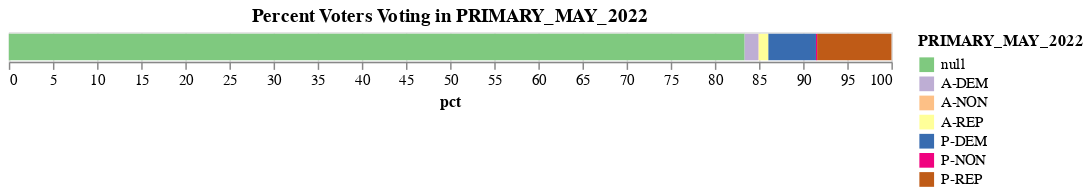

This figure's notebook cell:
### Code cell
# What percentage of registered voters voted in the 2022 Primary Election?

alt.Chart(result_df).mark_bar().encode(
    x=alt.X('pct', ),
    # y=alt.Y('party_code', sort='-x'),
    tooltip=['PRIMARY_MAY_2022', 'pct',],
    color=alt.Color(
        'PRIMARY_MAY_2022',
        scale=alt.Scale(
            # https://vega.github.io/vega/docs/schemes/
            scheme='accent'
        )
    )
).properties(
    title='Percent Voters Voting in PRIMARY_MAY_2022',
    width=600,
    # height=300
).configure_title(
    # fontSize=20,
    anchor='middle',
)

### Figure 1 — Vega-Lite specification as saved in the notebook (floating-point values rounded to 4 significant figures)
{"config": {"view": {"continuousWidth": 400, "continuousHeight": 300}, "title": {"anchor": "middle"}}, "data": {"name": "data-3a7f01976222003b8d4e4eef2257ef17"}, "mark": "bar", "encoding": {"color": {"field": "PRIMARY_MAY_2022", "scale": {"scheme": "accent"}, "type": "nominal"}, "tooltip": [{"field": "PRIMARY_MAY_2022", "type": "nominal"}, {"field": "pct", "type": "quantitative"}], "x": {"field": "pct", "type": "quantitative"}}, "title": "Percent Voters Voting in PRIMARY_MAY_2022", "width": 600, "$schema": "https://vega.github.io/schema/vega-lite/v4.17.0.json", "datasets": {"data-3a7f01976222003b8d4e4eef2257ef17": [{"PRIMARY_MAY_2022": null, "pct": 83.37}, {"PRIMARY_MAY_2022": "P-DEM", "pct": 5.41}, {"PRIMARY_MAY_2022": "P-REP", "pct": 8.42}, {"PRIMARY_MAY_2022": "A-REP", "pct": 1.09}, {"PRIMARY_MAY_2022": "A-DEM", "pct": 1.56}, {"PRIMARY_MAY_2022": "P-NON", "pct": 0.13}, {"PRIMARY_MAY_2022": "A-NON", "pct": 0.02}]}}
